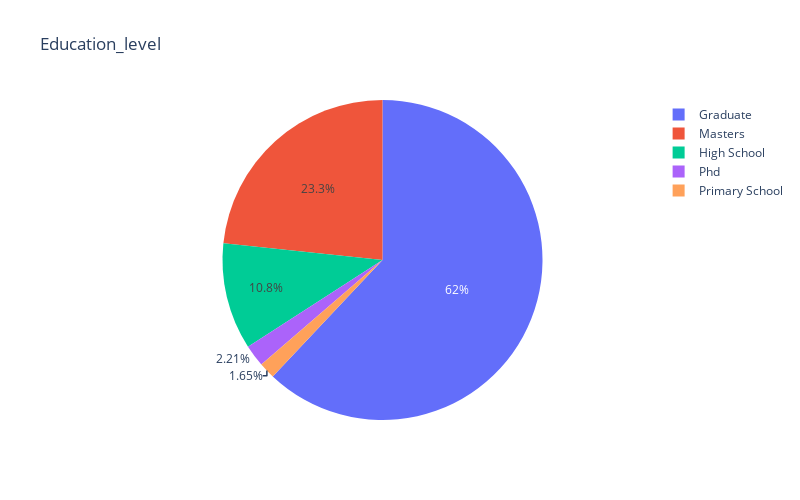

Notebook code cell kept with this figure:
### Markdown cell above
**jupyter labextension install jupyterlab-plotly**

### Code cell
fig = px.pie(
    el, 
    names='education_level', 
    values='percent', 
    title='Education_level', 
    width=800,
    height=500
)
#color - dark_mode
fig.update_layout({
'plot_bgcolor': 'rgba(0, 0, 0, 0)',
'paper_bgcolor': 'rgba(0, 0, 0, 0)',
})
fig.show()

### Figure 1 — Plotly figure (JSON) as saved in the notebook; plotly's stock layout.template omitted (floating-point values rounded to 4 significant figures)
{"data": [{"domain": {"x": [0, 1], "y": [0, 1]}, "hovertemplate": "education_level=%{label}<br>percent=%{value}<extra></extra>", "labels": ["Graduate", "Masters", "High School", "Phd", "Primary School"], "legendgroup": "", "name": "", "showlegend": true, "type": "pie", "values": [0.6054, 0.2276, 0.1053, 0.02161, 0.01608]}], "layout": {"height": 500, "legend": {"tracegroupgap": 0}, "paper_bgcolor": "rgba(0, 0, 0, 0)", "plot_bgcolor": "rgba(0, 0, 0, 0)", "title": {"text": "Education_level"}, "width": 800}}
